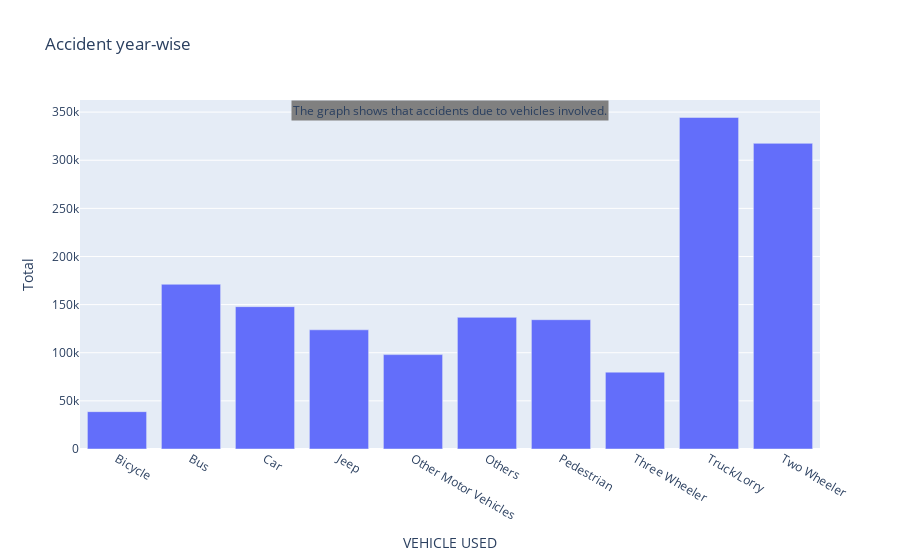

Notebook source saved alongside this figure:
### Code cell
# vehicles involved
Total = ['Bicycle', 'Bus','Car','Jeep','Other Motor Vehicles','Others','Pedestrian','Three Wheeler','Truck/Lorry','Two Wheeler']
fig = px.bar(grouped_obj, x=grouped_obj.index, y='Total', title='Accident year-wise')
conclusion = 'The graph shows that accidents due to vehicles involved.'
fig.add_annotation(text=conclusion, xref='paper', yref='paper', x=.5, y=1, bgcolor='grey', showarrow=False, font=dict(size=12))
# fig.show()

### Figure 1 — Plotly figure (JSON) as saved in the notebook; plotly's stock layout.template omitted (floating-point values rounded to 4 significant figures)
{"data": [{"alignmentgroup": "True", "hovertemplate": "VEHICLE USED=%{x}<br>Total=%{y}<extra></extra>", "legendgroup": "", "marker": {"color": "#636efa", "pattern": {"shape": ""}}, "name": "", "offsetgroup": "", "orientation": "v", "showlegend": false, "textposition": "auto", "type": "bar", "x": ["Bicycle", "Bus", "Car", "Jeep", "Other Motor Vehicles", "Others", "Pedestrian", "Three Wheeler", "Truck/Lorry", "Two Wheeler"], "xaxis": "x", "y": [38786, 171137, 147871, 123836, 98057, 136774, 134341, 79862, 344443, 317536], "yaxis": "y"}], "layout": {"annotations": [{"bgcolor": "grey", "font": {"size": 12}, "showarrow": false, "text": "The graph shows that accidents due to vehicles involved.", "x": 0.5, "xref": "paper", "y": 1, "yref": "paper"}], "barmode": "relative", "legend": {"tracegroupgap": 0}, "title": {"text": "Accident year-wise"}, "xaxis": {"anchor": "y", "domain": [0, 1], "title": {"text": "VEHICLE USED"}}, "yaxis": {"anchor": "x", "domain": [0, 1], "title": {"text": "Total"}}}}
